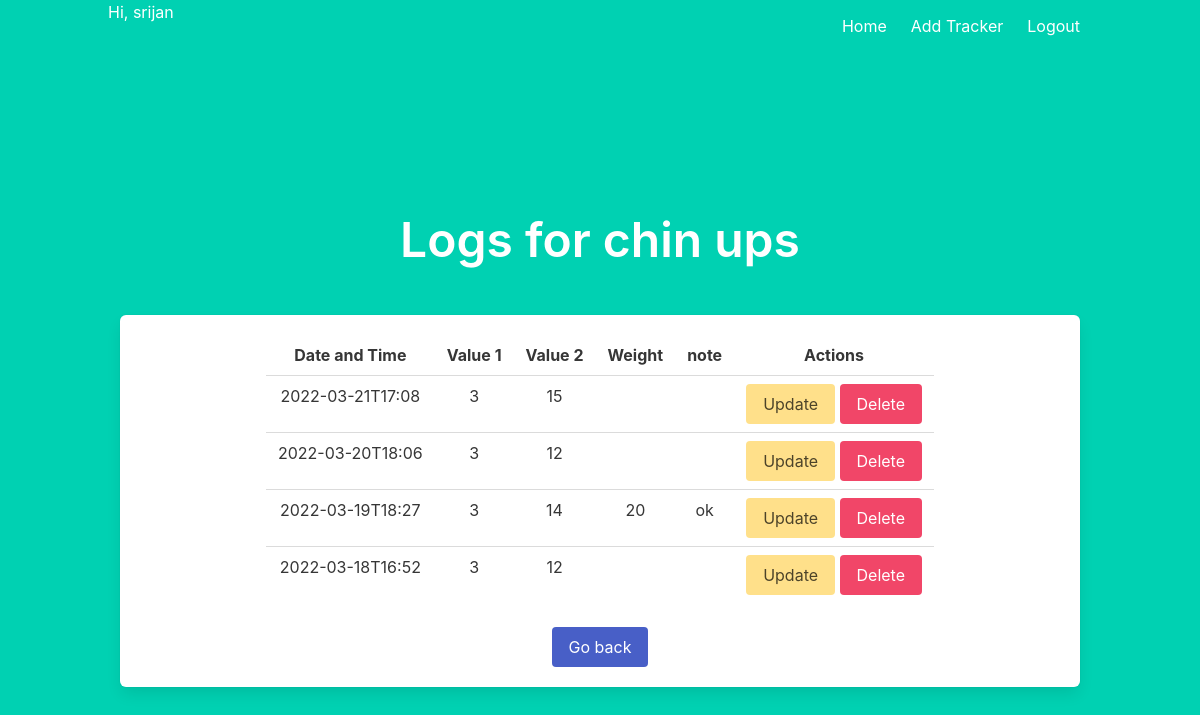
/view_log/4 (signed in), run on the app's committed database.
### main.py (models this page shows)
class tracker(db.Model):
    __tablename__ = 'tracker'
    id = db.Column(db.Integer, primary_key=True,
                   autoincrement=True, nullable=False)
    name = db.Column(db.String, nullable=False)
    option = db.Column(db.String, nullable=False)
    group = db.Column(db.String, nullable=False)
    description = db.Column(db.String)
    u_id = db.Column(db.String, db.ForeignKey(user.id), nullable=False)

class log(db.Model):
    __tablename__ = 'log'
    id = db.Column(db.Integer, primary_key=True,
                   autoincrement=True, nullable=False)
    t_id = db.Column(db.Integer, db.ForeignKey(tracker.id), nullable=False)
    timestamp = db.Column(db.String, nullable=False)
    value_1 = db.Column(db.Integer, nullable=False)
    value_2 = db.Column(db.Integer)
    weight = db.Column(db.Integer)
    note = db.Column(db.String)

### main.py (the view)
@app.route("/view_log/<int:tid>")
def view_log(tid):
    if 'user' not in session:
        return redirect(url_for('index'))
    if request.method == "GET":
        tname = tracker.query.filter_by(id=tid).first().name
        logs = db.session.execute(
            "select * from log where t_id = {tid} order by id desc".format(tid=tid))
        return render_template("view_log.html", logs=logs, tname=tname)

### templates/view_log.html
{% extends "layout.html" %} {% block body %}
<div class="section">
    <h1 class="title is-1">Logs for {{tname}}</h1>
  </div>
<div class="box">
    <table class="table" , style="margin-left: auto; margin-right: auto">
        <thread>
            <tr>
              <th>Date and Time</th>
              <th>Value 1</th>
              <th>Value 2</th>
              <th>Weight</th>
              <th>note</th>
              <th>Actions</th>
            </tr>
          </thread>
          {% for log in logs %}
          <tr>
              <td>{{log.timestamp}}</td>
              <td>{{log.value_1}}</td>
              <td>{{log.value_2}}</td>
              <td>{{log.weight}}</td>
              <td>{{log.note}}</td>
              <td><a class="button is-warning" href="/update_log/{{log.id}}"
                >Update</a
              >
              <a class="button is-danger" href="/delete_log/{{log.id}}"
                >Delete</a
              ></td>
          </tr>
          {% endfor %}
    </table><a href="/" class="button is-link">Go back</a>
</div>
{% endblock %}

### data on the page
tracker: name "chin ups"
log: timestamp "2022-03-21T17:08", value_1 "3", value_2 "15"
log: timestamp "2022-03-20T18:06", value_1 "3", value_2 "12"
log: timestamp "2022-03-19T18:27", value_1 "3", value_2 "14", weight "20", note "ok"
log: timestamp "2022-03-18T16:52", value_1 "3", value_2 "12"

### other printed values
{{ session['user'] }} "srijan"
